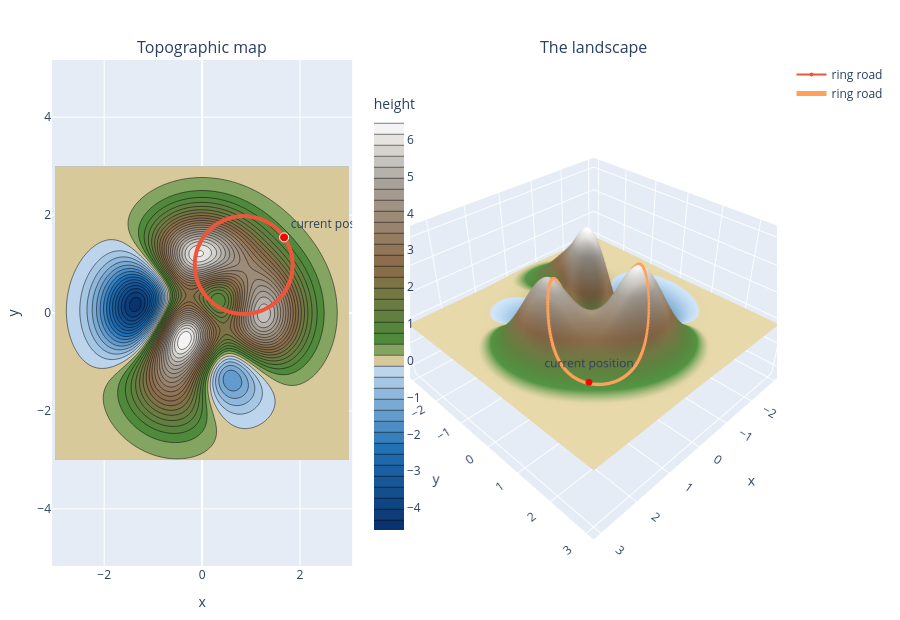

Here is the notebook cell this chart was saved with:
### Markdown cell above
Now let us imagine that the path is given and we wonder what is our nearest minimum to our `current_position`, such that we set our camp there.

### Code cell
center = jnp.array([0.85, 0.98])
radius = 1.0

def road(t):
    return center + radius * jnp.array([jnp.cos(t), jnp.sin(t)])

ts = jnp.linspace(0.0, 2 * jnp.pi, 200)
road_points = jax.vmap(road)(ts)

current_position = road(0.6)

plot_map_terrain(f, points={"current position":current_position}, paths={"ring road": road_points})

### Figure 1 — Plotly figure (JSON) as saved in the notebook; plotly's stock layout.template omitted (floating-point values rounded to 4 significant figures; data arrays with more than 128 entries replaced by an {"elided": "..."} marker saying what was removed)
{"data": [{"colorbar": {"dtick": 1, "len": 0.9, "tick0": 0, "title": {"text": "height"}, "x": 0.43}, "colorscale": [[0, "#08306b"], [0.1998, "#2171b5"], [0.3997, "#c6dbef"], [0.4007, "#d8c99b"], [0.4266, "#d8c99b"], [0.4535, "#4a8c3a"], [0.65, "#8b6b4a"], [0.85, "#a8a29a"], [1, "#ffffff"]], "contours": {"end": 6.55, "size": 0.3, "start": -4.65}, "showscale": true, "type": "contour", "x": {"elided": "150 float values"}, "xaxis": "x", "y": {"elided": "150 float values"}, "yaxis": "y", "z": {"elided": "150x150 float values"}, "zmax": 6.55, "zmin": -4.611}, {"marker": {"size": 4}, "mode": "lines+markers", "name": "ring road", "showlegend": true, "type": "scatter", "x": {"elided": "200 float values"}, "xaxis": "x", "y": {"elided": "200 float values"}, "yaxis": "y"}, {"marker": {"color": "red", "line": {"color": "white", "width": 1}, "size": 9}, "mode": "markers+text", "showlegend": false, "text": ["current position"], "textposition": "top right", "type": "scatter", "x": [1.675], "xaxis": "x", "y": [1.545], "yaxis": "y"}, {"cmax": 6.55, "cmin": -4.611, "colorbar": {"title": {"text": "height"}}, "colorscale": [[0, "#08306b"], [0.1998, "#2171b5"], [0.3997, "#c6dbef"], [0.4007, "#d8c99b"], [0.4266, "#d8c99b"], [0.4535, "#4a8c3a"], [0.65, "#8b6b4a"], [0.85, "#a8a29a"], [1, "#ffffff"]], "scene": "scene", "showscale": false, "type": "surface", "x": {"elided": "150 float values"}, "y": {"elided": "150 float values"}, "z": {"elided": "150x150 float values"}}, {"line": {"width": 5}, "marker": {"size": 2}, "mode": "lines+markers", "name": "ring road", "scene": "scene", "showlegend": true, "type": "scatter3d", "x": {"elided": "200 float values"}, "y": {"elided": "200 float values"}, "z": {"elided": "200 float values"}}, {"marker": {"color": "red", "size": 4}, "mode": "markers+text", "scene": "scene", "showlegend": false, "text": ["current position"], "textposition": "top center", "type": "scatter3d", "x": [1.675], "y": [1.545], "z": [0.8212]}], "layout": {"annotations": [{"font": {"size": 16}, "showarrow": false, "text": "Topographic map", "x": 0.207, "xanchor": "center", "xref": "paper", "y": 1, "yanchor": "bottom", "yref": "paper"}, {"font": {"size": 16}, "showarrow": false, "text": "The landscape", "x": 0.747, "xanchor": "center", "xref": "paper", "y": 1, "yanchor": "bottom", "yref": "paper"}], "height": 620, "margin": {"b": 40, "l": 40, "r": 20, "t": 60}, "scene": {"aspectratio": {"x": 1, "y": 1, "z": 0.6}, "domain": {"x": [0.494, 1], "y": [0, 1]}, "xaxis": {"title": {"text": "x"}}, "yaxis": {"title": {"text": "y"}}, "zaxis": {"title": {"text": "height"}}}, "xaxis": {"anchor": "y", "domain": [0, 0.414], "range": [-3, 3], "title": {"text": "x"}}, "yaxis": {"anchor": "x", "domain": [0, 1], "range": [-3, 3], "scaleanchor": "x", "title": {"text": "y"}}}}
